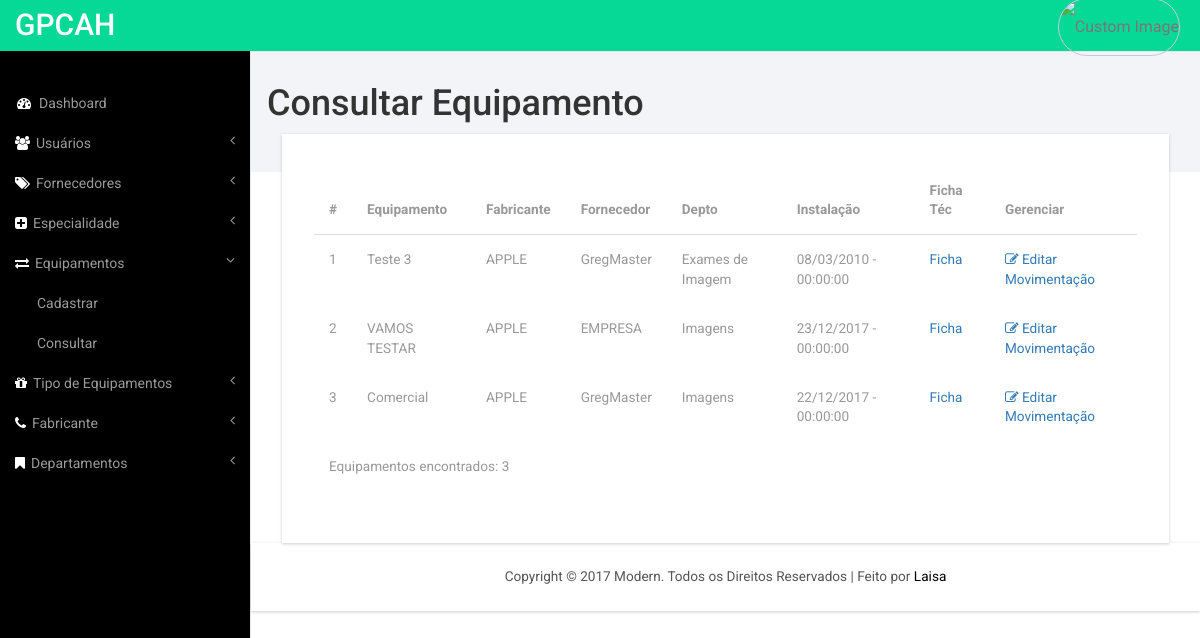
The page /consultar-equipamento.php on the database its author committed.
### tables this page shows
CREATE TABLE `equipamento` (
  `id` int(11) NOT NULL,
  `created_at` timestamp NOT NULL DEFAULT CURRENT_TIMESTAMP,
  `nome_tecnico` varchar(100) NOT NULL,
  `nome_comercial` varchar(100) NOT NULL,
  `tipo` int(11) NOT NULL,
  `marca` varchar(100) NOT NULL,
  `modelo` varchar(100) NOT NULL,
  `code` varchar(30) NOT NULL,
  `num_patrimonio` varchar(30) NOT NULL,
  `fabricante` int(100) NOT NULL,
  `fornecedor` int(11) NOT NULL,
  `dt_aquisicao` date NOT NULL,
  `dt_instalacao` date NOT NULL,
  `dt_garantia` date NOT NULL,
  `proprietario` varchar(100) NOT NULL,
  `departamento` int(11) NOT NULL,
  `localizacao` varchar(100) NOT NULL,
  `valor_compra` varchar(100) NOT NULL,
  `observacao` varchar(100) NOT NULL,
  `ficha_tecnica` varchar(200) NOT NULL
);

CREATE TABLE `fabricante` (
  `id` int(11) NOT NULL,
  `created_at` timestamp NOT NULL DEFAULT CURRENT_TIMESTAMP,
  `fabricante` varchar(100) NOT NULL,
  `responsavel` varchar(100) NOT NULL,
  `contato` varchar(100) NOT NULL,
  `observacao` varchar(100) NOT NULL
);

CREATE TABLE `fornecedores` (
  `id` bigint(20) NOT NULL,
  `created_at` timestamp NOT NULL DEFAULT CURRENT_TIMESTAMP,
  `empresa` varchar(100) NOT NULL,
  `cnpj` varchar(20) NOT NULL,
  `cep` varchar(8) NOT NULL,
  `endereco` varchar(100) NOT NULL,
  `numero` int(11) NOT NULL,
  `complemento` varchar(100) NOT NULL,
  `bairro` varchar(100) NOT NULL,
  `cidade` varchar(100) NOT NULL,
  `uf` varchar(2) NOT NULL,
  `telefone` varchar(15) NOT NULL,
  `inscricao_municipal` varchar(15) NOT NULL,
  `incriscao_estadual` varchar(15) NOT NULL,
  `contato` varchar(100) NOT NULL,
  `email` varchar(100) NOT NULL,
  `observacao` varchar(100) NOT NULL,
  `especialidade` int(11) NOT NULL
);

CREATE TABLE `departamento` (
  `id` int(11) NOT NULL,
  `created_at` timestamp NOT NULL DEFAULT CURRENT_TIMESTAMP,
  `departamento` varchar(100) NOT NULL,
  `responsavel` varchar(100) NOT NULL,
  `contato` varchar(100) NOT NULL,
  `observacao` varchar(100) NOT NULL
);

### consultar-equipamento.php (the view, shortened to what this page needs)
<?php
  include ('includes/connection.php');
    $queryEquips='SELECT *,d.departamento,f.fabricante,s.empresa, t.tipo FROM equipamento e
					inner join departamento as d on e.departamento=d.id
					inner join fabricante as f on e.fabricante=f.id
					inner join fornecedores as s on e.fornecedor=s.id
					inner join tipo_equipamento as t on e.tipo=t.id
				order by e.created_at desc';
    mysqli_select_db($conn, $db);
     $result = mysqli_query($conn, $queryEquips);
     $nregistros = mysqli_num_rows($result);
?>
<!DOCTYPE HTML>
<html>
<head>
<link href="css/bootstrap.min.css" rel='stylesheet' type='text/css' />
<link href="css/style.css" rel='stylesheet' type='text/css' />
<link href="css/lines.css" rel='stylesheet' type='text/css' />
<link href="css/font-awesome.css" rel="stylesheet">
<link href="css/custom.css" rel="stylesheet">
</head>
<body>
<div id="wrapper">
    <?php include 'includes/navigation.php'; ?>
    <div id="page-wrapper">
        <div class="graphs">
        	<h1>Consultar Equipamento</h1>
    		<div class="content_bottom">
 				    <div class="col-md-12">
					   <div class="bs-example1" data-example-id="contextual-table">
					    <table class="table">
					      <thead>
					        <tr>
					          <th>#</th>
					          <th>Equipamento</th>
					          <th>Fabricante</th>
					          <th>Fornecedor</th>
					          <th>Depto</th>
					          <th>Instalação</th>
					          <th>Ficha Téc</th>
					          <th>Gerenciar</th>
					        </tr>
					      </thead>
			              <tfoot>
			               <tr>
			               		<td colspan="7" >Equipamentos encontrados: <?php echo $nregistros;  ?> </td>
			                </tr>
			              </tfoot>
					      <tbody>
			               <?php
			                  for ($i=0; $i<$nregistros; $i++){
			                    $registro = mysqli_fetch_assoc($result);
			                      echo'<tr>';
			                          echo'<td class="text-capitalize" id='.$registro['id'].'>'.($i+1) .'</td>';
			                          echo'<td class="text-capitalize">'.($registro['nome_comercial']).'</td>';
			                          echo'<td >'.$registro['fabricante'].'</td>';
		                          	  echo'<td >'.$registro['empresa'].'</td>';
			                          echo'<td >'.$registro['departamento'].'</td>';
			                          echo'<td class="text-capitalize">'.date("d/m/Y - H:i:s", strtotime($registro['dt_instalacao'])).'</td>';
			                          echo'<td ><a href="'.$registro['ficha_tecnica'].'" target="_blank">Ficha</td>';
                          			echo'<td ><a  href="#"><i class="fa fa-pencil-square-o" aria-hidden="true"></i> Editar</a> <a  href="#">Movimentação</a></td>';
			                      echo '</tr>';
			                  }
                			?>
					      </tbody>
					    </table>
					   </div>
	 				</div>
        	</div>
    	</div>
    	 <?php include 'includes/footer.php'; ?>
    </div>
</div>
</body>
</html>

### includes/navigation.php (shortened to what this page needs)
     <nav class="top1 navbar navbar-default navbar-static-top" role="navigation" style="margin-bottom: 0">
         <div class="navbar-header">
             <a class="navbar-brand" href="index.php">GPCAH</a>
         </div>
         <ul class="nav navbar-nav navbar-right">
    <li class="dropdown">
      		<a href="#" class="dropdown-toggle avatar" data-toggle="dropdown"><img src=<?php echo "'". $_SESSION["usuario"][3]."'" ;?> class="user-image" alt="Custom Image" ></a>
    		</li>
</ul>
         <div class="navbar-default sidebar" role="navigation">
             <div class="sidebar-nav navbar-collapse">
                 <ul class="nav" id="side-menu">
                     <li>
                         <a href="index.php"><i class="fa fa-dashboard fa-fw nav_icon"></i>Dashboard</a>
                     </li>
                     <li>
                         <a href="#"><i class="fa fa-users nav_icon"></i>Usuários<span class="fa arrow"></span></a>
                     </li>
                     <li>
                         <a href="#"><i class="fa fa-tags nav_icon"></i>Fornecedores<span class="fa arrow"></span></a>
                     </li>
                     <li>
                         <a href="#"><i class="fa fa-plus-square nav_icon"></i>Especialidade<span class="fa arrow"></span></a>
                     </li>
                     <li>
                         <a href="#"><i class="fa fa-exchange nav_icon"></i>Equipamentos<span class="fa arrow"></span></a>
                         <ul class="nav nav-second-level">
                             <li>
                                 <a href="cadastrar-equipamento.php">Cadastrar</a>
                             </li>
                             <li>
                                 <a href="consultar-equipamento.php">Consultar</a>
                             </li>
                         </ul>
                     </li>
                     <li>
                         <a href="#"><i class="fa fa-gift nav_icon"></i>Tipo de Equipamentos<span class="fa arrow"></span></a>
                     </li>
                     <li>
                         <a href="#"><i class="fa fa-phone nav_icon"></i>Fabricante<span class="fa arrow"></span></a>
                     </li>
                     <li>
                         <a href="#"><i class="fa fa-bookmark nav_icon"></i>Departamentos<span class="fa arrow"></span></a>
                     </li>
                 </ul>
             </div>
         </div>
     </nav>

### includes/footer.php
<div class="copy">
          <p>Copyright &copy; 2017 Modern. Todos os Direitos Reservados | Feito por <a href="http://gregmaster.com.br" target="_blank">Laisa</a> </p>
   </div>

### css/style.css (style rules this page uses)
h4, h5, h6, h1, h2, h3 { margin-top: 0; }
ul, ol { margin: 0; }
p { margin: 0; }
html, body { font-family: 'Roboto', sans-serif; font-size: 100%; background:#000; overflow-x: hidden; }
body a { transition:0.5s all; -webkit-transition:0.5s all; -moz-transition:0.5s all; -o-transition:0.5s all; -ms-transition:0.5s all; }
.navbar .navbar-nav li a { padding: 0 10px; line-height: 56px; position: relative; }
.navbar .navbar-nav li .dropdown-toggle.avatar img { height: 40px; -webkit-border-radius: 50em; -moz-border-radius: 50em; border-radius: 50em; border: 1px solid #c0cadd; margin-top: -4px; }
.navbar-default.sidebar { background-color: #000; font-family: 'Roboto', sans-serif; }
nav.top1.navbar.navbar-default.navbar-static-top { background-color:rgb(6, 217, 149); font-family: 'Roboto', sans-serif; }
.navbar-default .navbar-brand { color: #fff !important; font-size: 30px; font-weight: 500; }
.navbar-right { margin-right: 10px !important; }
.navbar-right li { display:inline-block; }
i.nav_icon { color: #fff; margin-right:6px; }
.sidebar ul li a { color: #999; font-size:14px; }
ul.nav.navbar-nav.navbar-right { height: 51px; }
.sidebar-nav.navbar-collapse { margin: 2em 0 0 0; }
.content_bottom { margin-bottom:1em; }
.copy { background:#fff; text-align:center; padding:1.5em 0; }
.copy p, .copy_layout p { font-size:0.85em; color:#555; }
.copy p a, .copy_layout p a { color:#000; }
.map_container, #chart, .span_6, .col_2, .weather_list, .cal1, .skills-info, .stats-info, .r3_counter_box, .activity_box, .bs-example1, .cloud, .copy { -ms-box-shadow: 0 1px 3px 0px rgba(0, 0, 0, 0.2); -o-box-shadow: 0 1px 3px 0px rgba(0, 0, 0, 0.2); -moz-box-shadow: 0 1px 3px 0px rgba(0, 0, 0, 0.2); -webkit-box-shadow: 0 1px 3px 0px rgba(0, 0, 0, 0.2); box-shadow: 0 1px 3px 0px rgba(0, 0, 0, 0.2); }
.graphs { padding: 2em 1em; background: #f2f4f8; font-family: 'Roboto', sans-serif; }
.table > thead > tr > th, .table > tbody > tr > th, .table > tfoot > tr > th, .table > thead > tr > td, .table > tbody > tr > td, .table > tfoot > tr > td { border-top: none !important; }
.bs-example1 { background:#fff; padding:2em; }
.table > thead > tr > th, .table > tbody > tr > th, .table > tfoot > tr > th, .table > thead > tr > td, .table > tbody > tr > td, .table > tfoot > tr > td { font-size: 0.85em; color: #999; }
.table td, .table>tbody>tr>td, .table>tbody>tr>th, .table>tfoot>tr>td, .table>tfoot>tr>th, .table>thead>tr>td, .table>thead>tr>th { padding:15px !important; }
.table > thead > tr > th { border-bottom: 1px solid #ddd !important; }

### css/custom.css (style rules this page uses)
#wrapper { width: 100%; }
#page-wrapper { min-height: 568px; background-color: #fff; }
@media (min-width:768px) { #page-wrapper { position: inherit; margin: 0 0 0 250px; border-left: 1px solid #e7e7e7; } }
.sidebar .sidebar-nav.navbar-collapse { padding-right: 0; padding-left: 0; }
.sidebar .arrow { float: right; }
.sidebar .fa.arrow:before { content: "\f104"; }
.sidebar .active>a>.fa.arrow:before { content: "\f107"; }
.sidebar .nav-second-level li, .sidebar .nav-third-level li { border-bottom: 0!important; }
.sidebar .nav-second-level li a { padding-left: 37px; }
@media (min-width:768px) { .sidebar { z-index: 1; position: absolute; width: 250px; margin-top: 51px; } }

### rows shown on the page
equipamento: nome_comercial "Teste 3", fabricante.fabricante "APPLE", fornecedores.empresa "GregMaster", departamento.departamento "Exames de Imagem", dt_instalacao "08/03/2010 - 00:00:00"
equipamento: nome_comercial "VAMOS TESTAR", fabricante.fabricante "APPLE", fornecedores.empresa "EMPRESA", departamento.departamento "Imagens", dt_instalacao "23/12/2017 - 00:00:00"
equipamento: nome_comercial "Comercial", fabricante.fabricante "APPLE", fornecedores.empresa "GregMaster", departamento.departamento "Imagens", dt_instalacao "22/12/2017 - 00:00:00"

### other values the page prints
$nregistros "3"
